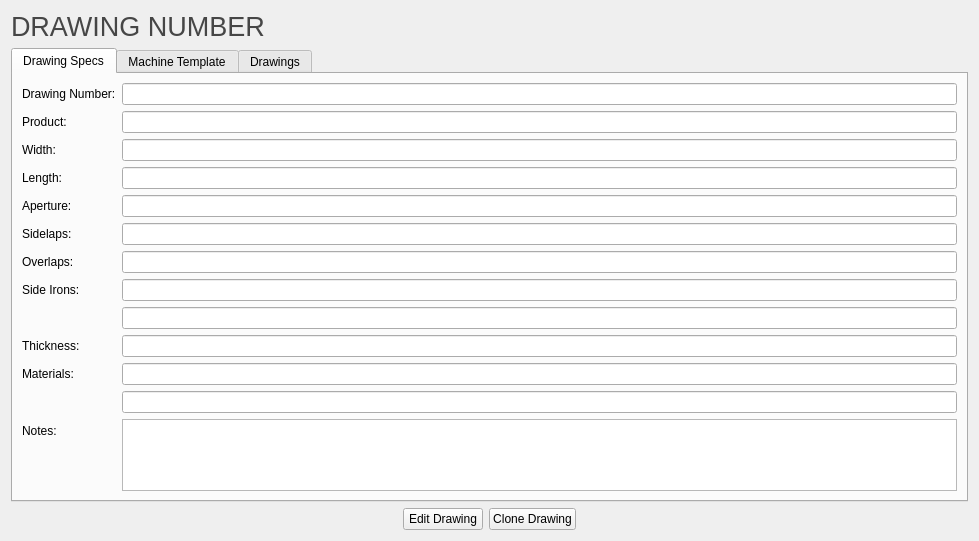
<?xml version="1.0" encoding="UTF-8"?>
<ui version="4.0">
 <class>DrawingViewWidget</class>
 <widget class="QWidget" name="DrawingViewWidget">
  <property name="geometry">
   <rect>
    <x>0</x>
    <y>0</y>
    <width>979</width>
    <height>516</height>
   </rect>
  </property>
  <property name="windowTitle">
   <string>Form</string>
  </property>
  <layout class="QVBoxLayout" name="verticalLayout">
   <item>
    <widget class="QLabel" name="drawingNumberHeaderLabel">
     <property name="font">
      <font>
       <pointsize>20</pointsize>
      </font>
     </property>
     <property name="styleSheet">
      <string notr="true">QLabel {
color: rgb(70, 70, 70);
}</string>
     </property>
     <property name="text">
      <string>DRAWING NUMBER</string>
     </property>
    </widget>
   </item>
   <item>
    <widget class="QTabWidget" name="drawingViewTabs">
     <property name="currentIndex">
      <number>0</number>
     </property>
     <widget class="QWidget" name="drawingSpecsTab">
      <attribute name="title">
       <string>Drawing Specs</string>
      </attribute>
      <layout class="QFormLayout" name="drawingSpecsTabFormLayout">
       <item row="0" column="0">
        <widget class="QLabel" name="drawingNumberLabel">
         <property name="text">
          <string>Drawing Number:</string>
         </property>
        </widget>
       </item>
       <item row="0" column="1">
        <widget class="QLineEdit" name="drawingNumberTextbox">
         <property name="readOnly">
          <bool>true</bool>
         </property>
        </widget>
       </item>
       <item row="1" column="0">
        <widget class="QLabel" name="productLabel">
         <property name="text">
          <string>Product:</string>
         </property>
        </widget>
       </item>
       <item row="2" column="0">
        <widget class="QLabel" name="widthLabel">
         <property name="text">
          <string>Width:</string>
         </property>
        </widget>
       </item>
       <item row="3" column="0">
        <widget class="QLabel" name="lengthLabel">
         <property name="text">
          <string>Length:</string>
         </property>
        </widget>
       </item>
       <item row="4" column="0">
        <widget class="QLabel" name="apertureLabel">
         <property name="text">
          <string>Aperture:</string>
         </property>
        </widget>
       </item>
       <item row="5" column="0">
        <widget class="QLabel" name="sidelapsLabel">
         <property name="text">
          <string>Sidelaps:</string>
         </property>
        </widget>
       </item>
       <item row="6" column="0">
        <widget class="QLabel" name="overlapsLabel">
         <property name="text">
          <string>Overlaps:</string>
         </property>
        </widget>
       </item>
       <item row="7" column="0">
        <widget class="QLabel" name="sideIronsLabel">
         <property name="text">
          <string>Side Irons:</string>
         </property>
        </widget>
       </item>
       <item row="9" column="0">
        <widget class="QLabel" name="thicknessLabel">
         <property name="text">
          <string>Thickness:</string>
         </property>
        </widget>
       </item>
       <item row="10" column="0">
        <widget class="QLabel" name="materialsLabel">
         <property name="text">
          <string>Materials:</string>
         </property>
        </widget>
       </item>
       <item row="12" column="0">
        <widget class="QLabel" name="notesLabel">
         <property name="text">
          <string>Notes:</string>
         </property>
        </widget>
       </item>
       <item row="1" column="1">
        <widget class="QLineEdit" name="productTextbox">
         <property name="readOnly">
          <bool>true</bool>
         </property>
        </widget>
       </item>
       <item row="2" column="1">
        <widget class="QLineEdit" name="widthTextbox">
         <property name="readOnly">
          <bool>true</bool>
         </property>
        </widget>
       </item>
       <item row="3" column="1">
        <widget class="QLineEdit" name="lengthTextbox">
         <property name="readOnly">
          <bool>true</bool>
         </property>
        </widget>
       </item>
       <item row="4" column="1">
        <widget class="QLineEdit" name="apertureTextbox">
         <property name="readOnly">
          <bool>true</bool>
         </property>
        </widget>
       </item>
       <item row="5" column="1">
        <widget class="QLineEdit" name="sidelapsTextbox">
         <property name="readOnly">
          <bool>true</bool>
         </property>
        </widget>
       </item>
       <item row="6" column="1">
        <widget class="QLineEdit" name="overlapsTextbox">
         <property name="readOnly">
          <bool>true</bool>
         </property>
        </widget>
       </item>
       <item row="7" column="1">
        <widget class="QLineEdit" name="leftSideIronTextbox">
         <property name="readOnly">
          <bool>true</bool>
         </property>
        </widget>
       </item>
       <item row="9" column="1">
        <widget class="QLineEdit" name="thicknessTextbox">
         <property name="readOnly">
          <bool>true</bool>
         </property>
        </widget>
       </item>
       <item row="10" column="1">
        <widget class="QLineEdit" name="topMaterialTextbox">
         <property name="readOnly">
          <bool>true</bool>
         </property>
        </widget>
       </item>
       <item row="12" column="1">
        <widget class="QTextEdit" name="notesTextbox">
         <property name="readOnly">
          <bool>true</bool>
         </property>
        </widget>
       </item>
       <item row="8" column="1">
        <widget class="QLineEdit" name="rightSideIronTextbox">
         <property name="readOnly">
          <bool>true</bool>
         </property>
        </widget>
       </item>
       <item row="11" column="1">
        <widget class="QLineEdit" name="bottomMaterialTextbox">
         <property name="readOnly">
          <bool>true</bool>
         </property>
        </widget>
       </item>
      </layout>
     </widget>
     <widget class="QWidget" name="machineTemplateTab">
      <attribute name="title">
       <string>Machine Template</string>
      </attribute>
      <layout class="QFormLayout" name="machineTemplateTabFormLayout">
       <item row="0" column="0">
        <widget class="QLabel" name="machineLabel">
         <property name="text">
          <string>Machine:</string>
         </property>
        </widget>
       </item>
       <item row="0" column="1">
        <widget class="QLineEdit" name="machineTextbox">
         <property name="readOnly">
          <bool>true</bool>
         </property>
        </widget>
       </item>
       <item row="1" column="0">
        <widget class="QLabel" name="quantityOnDeckLabel">
         <property name="text">
          <string>Quantity On Deck:</string>
         </property>
        </widget>
       </item>
       <item row="1" column="1">
        <widget class="QLineEdit" name="quantityOnDeckTextbox">
         <property name="readOnly">
          <bool>true</bool>
         </property>
        </widget>
       </item>
       <item row="2" column="0">
        <widget class="QLabel" name="positionLabel">
         <property name="text">
          <string>Position:</string>
         </property>
        </widget>
       </item>
       <item row="2" column="1">
        <widget class="QLineEdit" name="positionTextbox">
         <property name="readOnly">
          <bool>true</bool>
         </property>
        </widget>
       </item>
       <item row="3" column="0">
        <widget class="QLabel" name="deckLabel">
         <property name="text">
          <string>Deck:</string>
         </property>
        </widget>
       </item>
       <item row="3" column="1">
        <widget class="QLineEdit" name="deckTextbox">
         <property name="readOnly">
          <bool>true</bool>
         </property>
        </widget>
       </item>
      </layout>
     </widget>
     <widget class="QWidget" name="drawingPDFsTab">
      <attribute name="title">
       <string>Drawings</string>
      </attribute>
      <layout class="QFormLayout" name="drawingPDFsTabFormLayout">
       <item row="0" column="0">
        <widget class="QLabel" name="drawingPDFSelectorLabel">
         <property name="text">
          <string>Drawing:</string>
         </property>
        </widget>
       </item>
       <item row="0" column="1">
        <widget class="QComboBox" name="drawingPDFSelectorInput"/>
       </item>
      </layout>
     </widget>
    </widget>
   </item>
   <item>
    <layout class="QHBoxLayout" name="editDrawingHorizontalLayout">
     <item>
      <spacer name="editDrawingLeftSpacer">
       <property name="orientation">
        <enum>Qt::Horizontal</enum>
       </property>
       <property name="sizeHint" stdset="0">
        <size>
         <width>40</width>
         <height>20</height>
        </size>
       </property>
      </spacer>
     </item>
     <item>
      <widget class="QPushButton" name="editDrawingButton">
       <property name="text">
        <string>Edit Drawing</string>
       </property>
      </widget>
     </item>
     <item>
      <widget class="QPushButton" name="cloneDrawingButton">
       <property name="text">
        <string>Clone Drawing</string>
       </property>
      </widget>
     </item>
     <item>
      <spacer name="editDrawingRightSpacer">
       <property name="orientation">
        <enum>Qt::Horizontal</enum>
       </property>
       <property name="sizeHint" stdset="0">
        <size>
         <width>40</width>
         <height>20</height>
        </size>
       </property>
      </spacer>
     </item>
    </layout>
   </item>
  </layout>
 </widget>
 <tabstops>
  <tabstop>drawingViewTabs</tabstop>
  <tabstop>drawingNumberTextbox</tabstop>
  <tabstop>productTextbox</tabstop>
  <tabstop>widthTextbox</tabstop>
  <tabstop>lengthTextbox</tabstop>
  <tabstop>apertureTextbox</tabstop>
  <tabstop>sidelapsTextbox</tabstop>
  <tabstop>overlapsTextbox</tabstop>
  <tabstop>leftSideIronTextbox</tabstop>
  <tabstop>rightSideIronTextbox</tabstop>
  <tabstop>thicknessTextbox</tabstop>
  <tabstop>topMaterialTextbox</tabstop>
  <tabstop>bottomMaterialTextbox</tabstop>
  <tabstop>notesTextbox</tabstop>
  <tabstop>machineTextbox</tabstop>
  <tabstop>quantityOnDeckTextbox</tabstop>
  <tabstop>positionTextbox</tabstop>
  <tabstop>deckTextbox</tabstop>
  <tabstop>drawingPDFSelectorInput</tabstop>
 </tabstops>
 <resources/>
 <connections/>
</ui>
